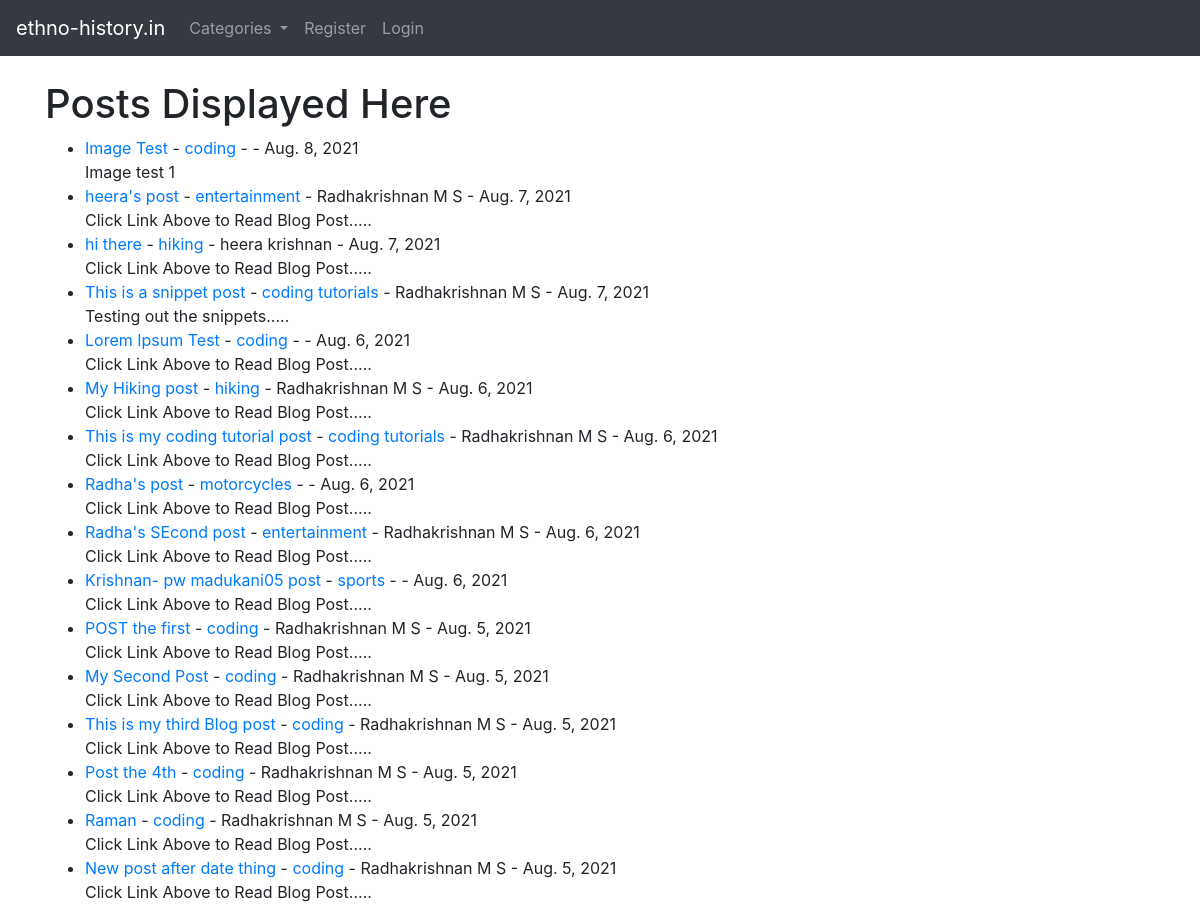
The page / on the database its author committed.
### theblog/models.py (models this page shows, shortened)
class Post(models.Model):
	title = models.CharField(max_length=255)
	header_image = models.ImageField(null=True, blank=True,upload_to="images/")
	title_tag = models.CharField(max_length=255)
	author = models.ForeignKey(User, on_delete=models.CASCADE)
	body = RichTextField(blank=True, null=True)
	post_date = models.DateField(auto_now_add=True)
	category = models.CharField(max_length=255, default='coding')
	snippet = models.CharField(max_length=255)
	likes = models.ManyToManyField(User, related_name='blog_posts')

### theblog/views.py (the view)
# urls.py: path('', HomeView.as_view(), name="home"),
class HomeView(ListView):
	model = Post
	template_name = 'home.html'
	ordering = [ '-post_date' ]
	def get_context_data(self, *args, **kwargs):
		cat_menu = Category.objects.all()
		context = super(HomeView, self).get_context_data(*args, **kwargs)
		context["cat_menu"] = cat_menu
		return context

### theblog/models.py (called while the page is built)
	def __str__(self):
		return self.name

### theblog/templates/home.html (shortened to what this page needs)
{% extends 'base.html' %}
{% block content %}
<h1>Posts Displayed Here</h1>
<ul>
{% for post in object_list %}
	<li>
		<a href="{% url 'article-detail' post.pk %}">{{ post.title }}</a>
		 - <a href="{% url 'category' post.category|slugify %}">{{post.category}}</a>
		 - {{ post.author.first_name }} {{ post.author.last_name }}
		 - {{ post.post_date }}
		 <br/>
		{{ post.snippet }}
	</li>
{% endfor %}
</ul>
{% endblock %}

### rows shown on the page
Post: title "Image Test", category "coding", post_date "Aug. 8, 2021", snippet "Image test 1"
Post: title "heera's post", category "entertainment", author.first_name "Radhakrishnan", author.last_name "M S", post_date "Aug. 7, 2021", snippet "Click Link Above to Read Blog Post....."
Post: title "hi there", category "hiking", author.first_name "heera", author.last_name "krishnan", post_date "Aug. 7, 2021", snippet "Click Link Above to Read Blog Post....."
Post: title "This is a snippet post", category "coding tutorials", author.first_name "Radhakrishnan", author.last_name "M S", post_date "Aug. 7, 2021", snippet "Testing out the snippets....."
Post: title "Lorem Ipsum Test", category "coding", post_date "Aug. 6, 2021", snippet "Click Link Above to Read Blog Post....."
Post: title "My Hiking post", category "hiking", author.first_name "Radhakrishnan", author.last_name "M S", post_date "Aug. 6, 2021", snippet "Click Link Above to Read Blog Post....."
Post: title "This is my coding tutorial post", category "coding tutorials", author.first_name "Radhakrishnan", author.last_name "M S", post_date "Aug. 6, 2021", snippet "Click Link Above to Read Blog Post....."
Post: title "Radha's post", category "motorcycles", post_date "Aug. 6, 2021", snippet "Click Link Above to Read Blog Post....."
Post: title "Radha's SEcond post", category "entertainment", author.first_name "Radhakrishnan", author.last_name "M S", post_date "Aug. 6, 2021", snippet "Click Link Above to Read Blog Post....."
Post: title "Krishnan- pw madukani05 post", category "sports", post_date "Aug. 6, 2021", snippet "Click Link Above to Read Blog Post....."
Post: title "POST the first", category "coding", author.first_name "Radhakrishnan", author.last_name "M S", post_date "Aug. 5, 2021", snippet "Click Link Above to Read Blog Post....."
Post: title "My Second Post", category "coding", author.first_name "Radhakrishnan", author.last_name "M S", post_date "Aug. 5, 2021", snippet "Click Link Above to Read Blog Post....."
Post: title "This is my third Blog post", category "coding", author.first_name "Radhakrishnan", author.last_name "M S", post_date "Aug. 5, 2021", snippet "Click Link Above to Read Blog Post....."
Post: title "Post the 4th", category "coding", author.first_name "Radhakrishnan", author.last_name "M S", post_date "Aug. 5, 2021", snippet "Click Link Above to Read Blog Post....."
Post: title "Raman", category "coding", author.first_name "Radhakrishnan", author.last_name "M S", post_date "Aug. 5, 2021", snippet "Click Link Above to Read Blog Post....."
Post: title "New post after date thing", category "coding", author.first_name "Radhakrishnan", author.last_name "M S", post_date "Aug. 5, 2021", snippet "Click Link Above to Read Blog Post....."
